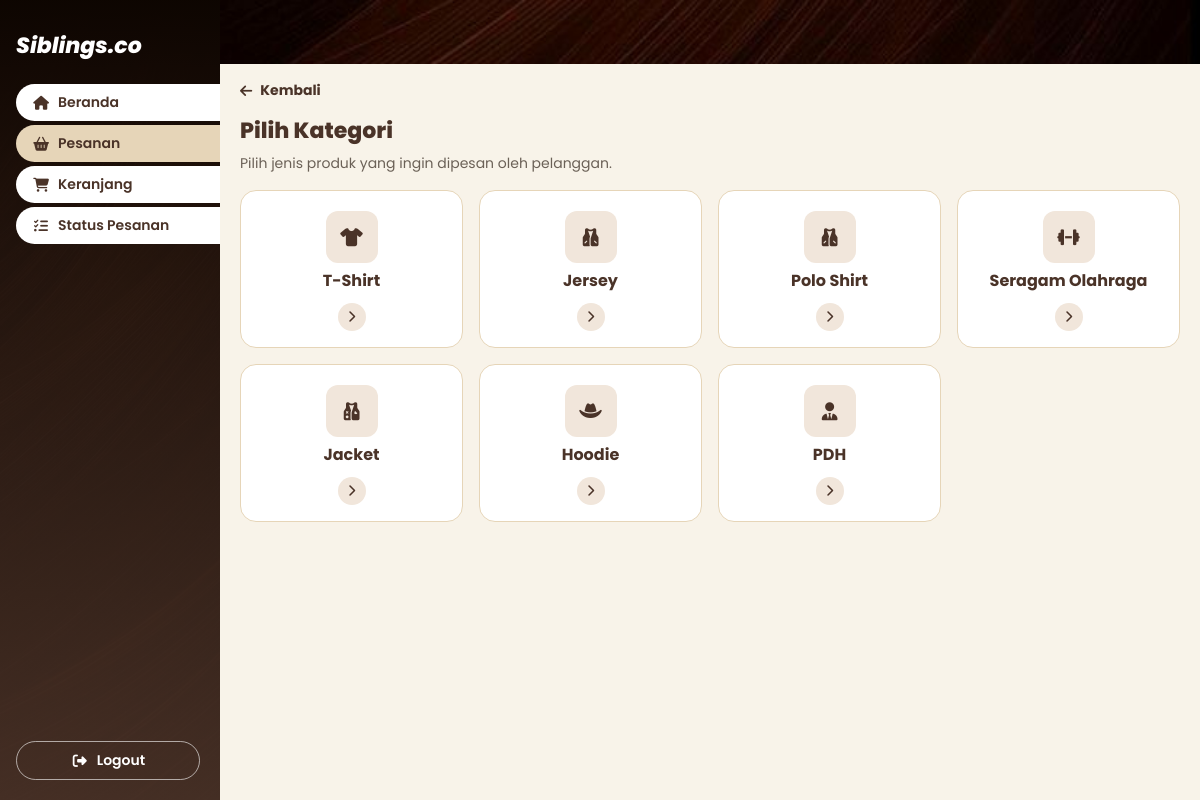
Screenshot of /transactions/categories (signed in) with the database file from the repository.
### tables this page shows
CREATE TABLE `product_categories` (
  `category_id` int NOT NULL,
  `category_name` varchar(100) NOT NULL,
  `is_active` tinyint(1) NOT NULL DEFAULT '1'
);

### app/core/Controller.php (called while the page is built, shortened)
<?php
class Controller
{
    protected function view(string $view, array $data = []): void
    {
        $viewPath = __DIR__ . '/../views/' . str_replace('.', '/', $view) . '.php';
        extract($data, EXTR_SKIP);
        require $viewPath;
    }
}

### app/controllers/TransactionController.php (called while the page is built, shortened)
<?php
class TransactionController extends Controller
{
    private ?TransactionModel $transactions = null;
    public function categories(): void
    {
        $this->view('transaction.select-category', [
            'sidebarRole' => Model::ROLE_KASIR,
            'activeMenu' => 'orders',
            'categories' => $this->transactions()->getCategoriesWithPrices(),
        ]);
    }
    private function transactions(): TransactionModel
    {
        if ($this->transactions === null) {
            $this->transactions = new TransactionModel();
        }
        return $this->transactions;
    }
}

### public/index.php (called while the page is built, shortened)
<?php
require_once __DIR__ . '/../app/core/helpers.php';
require_once __DIR__ . '/../app/core/Model.php';
require_once __DIR__ . '/../app/core/Controller.php';
require_once __DIR__ . '/../app/core/App.php';
require_once __DIR__ . '/../app/controllers/TransactionController.php';
$config = require __DIR__ . '/../app/config/routes.php';
App::run($config['routes'], $config['public'] ?? [], $config['roles'] ?? []);

### app/core/helpers.php (called while the page is built, shortened)
<?php
if (! function_exists('app_base_url')) {
    function app_base_url(): string
    {
        $scriptName = str_replace('\\', '/', $_SERVER['SCRIPT_NAME'] ?? '');
        $base = rtrim(str_replace('/index.php', '', $scriptName), '/');
        return $base === '/' ? '' : $base;
    }
}
if (! function_exists('url')) {
    function url(string $path = ''): string
    {
        $path = '/' . ltrim($path, '/');
        $base = app_base_url();
        if ($path === '/') {
            return $base === '' ? '/' : $base;
        }
        return $base . $path;
    }
}
if (! function_exists('asset')) {
    function asset(string $path): string
    {
        $relative = ltrim($path, '/');
        $baseDir = realpath(__DIR__ . '/../../public/assets');
        $absolute = $baseDir . DIRECTORY_SEPARATOR . str_replace('/', DIRECTORY_SEPARATOR, $relative);
        $version = is_file($absolute) ? filemtime($absolute) : null;
        $url = url('/assets/' . $relative);
        return $version ? $url . '?v=' . $version : $url;
    }
}
if (! function_exists('e')) {
    function e(mixed $value): string
    {
        return htmlspecialchars((string) $value, ENT_QUOTES, 'UTF-8');
    }
}
if (! function_exists('resolve_sidebar_role')) {
    function resolve_sidebar_role(?string $preferred = null, ?string $secondary = null, string $fallback = Model::ROLE_KASIR): string
    {
        $role = $preferred ?? ($secondary ?? $fallback);
        return in_array($role, [Model::ROLE_KASIR, Model::ROLE_OWNER], true) ? $role : $fallback;
    }
}

### app/core/Model.php (called while the page is built, shortened)
<?php
class Model
{
    public function __construct()
    {
        $config = require __DIR__ . '/../config/database.php';
        $dsn = sprintf(
            '%s:host=%s;port=%d;dbname=%s;charset=%s',
            $config['driver'],
            $config['host'],
            $config['port'],
            $config['database'],
            $config['charset']
        );
        $this->db = new PDO(
            $dsn,
            $config['username'],
            $config['password'],
            $config['options']
        );
    }
}

### app/config/database.php (called while the page is built)
<?php
return [
    "driver" => "mysql",
    "host" => "127.0.0.1",
    "port" => 3306,
    "database" => "mifmyho2_D3",
    "username" => "mifmyho2_D3",
    "password" => "@MIF2025",
    "charset" => "utf8mb4",
    "options" => [
        PDO::ATTR_ERRMODE => PDO::ERRMODE_EXCEPTION,
        PDO::ATTR_DEFAULT_FETCH_MODE => PDO::FETCH_ASSOC,
        PDO::ATTR_EMULATE_PREPARES => false,
    ],
];

### app/models/TransactionModel.php (called while the page is built, shortened)
<?php
class TransactionModel extends Model
{
    public function getCategoriesWithPrices(): array
    {
        $stmt = $this->db->prepare('
            SELECT
                pc.category_id,
                pc.category_name,
                MIN(pv.price) AS min_price
            FROM product_categories pc
            LEFT JOIN products p ON p.category_id = pc.category_id AND p.is_active = 1
            LEFT JOIN product_variants pv ON pv.product_id = p.product_id AND pv.is_active = 1
            WHERE pc.is_active = 1
            GROUP BY pc.category_id, pc.category_name
            ORDER BY pc.category_id ASC
        ');
        $stmt->execute();
        return $stmt->fetchAll();
    }
}

### app/views/transaction/select-category.php (the view, shortened to what this page needs)
<?php
$pageStyles = ['transactions.css'];
$formKeyMap = [];
foreach ($categories as $cat) {
    $formKeyMap[strtolower($cat['category_name'])] = strtolower(str_replace(' ', '-', $cat['category_name']));
}
$iconMap = [
    't-shirt'         => 'fa-shirt',
    'jersey'          => 'fa-vest',
    'polo shirt'      => 'fa-vest',
    'seragam olahraga'=> 'fa-dumbbell',
    'jacket'          => 'fa-vest-patches',
    'hoodie'          => 'fa-hat-cowboy',
    'pdh'             => 'fa-user-tie',
];
$defaultIcon = 'fa-shirt';
?>
<!DOCTYPE html>
<html lang="id">
<head>
    <?php include __DIR__ . '/../partials/head.php'; ?>
</head>
<body>
<div class="app-shell">
    <?php
$sidebarRole = $sidebarRole ?? Model::ROLE_KASIR;
$activeMenu  = $activeMenu  ?? 'orders';
include __DIR__ . '/../layouts/sidebar.php';
?>
    <main class="app-main" id="main-content">
        <div class="header-photo" aria-hidden="true"></div>
        <div class="app-content">
            <a href="<?= url('/transactions') ?>" class="btn-back">
                <i class="fas fa-arrow-left" aria-hidden="true"></i> Kembali
            </a>
            <h1>Pilih Kategori</h1>
            <p class="text-muted">Pilih jenis produk yang ingin dipesan oleh pelanggan.</p>
            <div class="category-grid">
                <?php foreach ($categories as $cat):
                    $catLower = strtolower($cat['category_name']);
                    $formKey = $formKeyMap[$catLower] ?? str_replace(' ', '-', $catLower);
                    $icon = $iconMap[$catLower] ?? $defaultIcon;
                ?>
                    <a href="<?= url('/transactions/form/' . $formKey) ?>"
                       class="category-card">
                        <div class="category-card__icon">
                            <i class="fas <?= $icon ?>"></i>
                        </div>
                        <div class="category-card__info">
                            <h3 class="category-card__name"><?= e($cat['category_name']) ?></h3>
                        </div>
                        <i class="fas fa-chevron-right category-card__arrow" aria-hidden="true"></i>
                    </a>
                <?php endforeach; ?>
            </div>
        </div>
    </main>
</div>
</body>
</html>

### app/core/App.php (shortened to what this page needs)
<?php
class App
{
    public static function run(array $routes, array $publicRoutes = [], array $roleMap = []): void
    {
        $path = parse_url($_SERVER['REQUEST_URI'] ?? '/', PHP_URL_PATH) ?: '/';
        $path = '/' . trim($path, '/');
        if (array_key_exists($path, $routes)) {
            [$controllerClass, $method] = $routes[$path];
        }
        if ($method === 'dynamicForm') {
            $controller = new $controllerClass();
            $controller->$method($_GET['category'] ?? '');
        } else {
            $controller = new $controllerClass();
            $controller->$method();
        }
    }
}

### app/views/partials/head.php (shortened to what this page needs)
<?php
$pageStyles = $pageStyles ?? [];
?>
<link rel="stylesheet" href="<?= asset('css/fontawesome.min.css') ?>">
<link rel="stylesheet" href="<?= asset('css/theme.css') ?>">
<link rel="stylesheet" href="<?= asset('css/components.css') ?>">
<?php foreach ($pageStyles as $style): ?>
<link rel="stylesheet" href="<?= asset('css/' . ltrim($style, '/')) ?>">
<?php endforeach; ?>

### app/views/layouts/sidebar.php (shortened to what this page needs)
<?php
$baseUrl = rtrim(url('/'), '/');
$sessionRole = (session_status() === PHP_SESSION_ACTIVE && isset($_SESSION['user']['role']))
    ? $_SESSION['user']['role']
    : null;
$role = resolve_sidebar_role($sidebarRole ?? null, $sessionRole);
$menus = [
    Model::ROLE_KASIR => [
        ['key' => 'dashboard', 'label' => 'Beranda',        'icon' => 'fas fa-home',           'url' => ($baseUrl ?: '') . '/kasir'],
        ['key' => 'orders',    'label' => 'Pesanan',        'icon' => 'fas fa-shopping-basket','url' => ($baseUrl ?: '') . '/transactions/create'],
        ['key' => 'cart',      'label' => 'Keranjang',      'icon' => 'fas fa-shopping-cart',  'url' => ($baseUrl ?: '') . '/transactions/cart'],
        ['key' => 'status',    'label' => 'Status Pesanan', 'icon' => 'fas fa-tasks',          'url' => ($baseUrl ?: '') . '/transactions'],
        ['key' => 'logout',    'label' => 'Logout',         'icon' => 'fas fa-sign-out-alt',   'url' => ($baseUrl ?: '') . '/logout'],
    ],
    Model::ROLE_OWNER => [
        ['key' => 'dashboard', 'label' => 'Beranda',        'icon' => 'fas fa-home',            'url' => ($baseUrl ?: '') . '/owner'],
        ['key' => 'status',    'label' => 'Status Pesanan', 'icon' => 'fas fa-shopping-basket', 'url' => ($baseUrl ?: '') . '/transactions'],
        ['key' => 'products',  'label' => 'Produk',         'icon' => 'fas fa-box',             'url' => ($baseUrl ?: '') . '/products'],
        ['key' => 'finance',   'label' => 'Penjualan',      'icon' => 'fas fa-money-bill',      'url' => ($baseUrl ?: '') . '/finance'],
        ['key' => 'logout',    'label' => 'Logout',         'icon' => 'fas fa-sign-out-alt',    'url' => ($baseUrl ?: '') . '/logout'],
    ],
];
$currentMenu = $activeMenu ?? '';
?>
<aside id="sidebar" class="sidebar" aria-label="Navigasi utama">
    <div class="sidebar__logo logo-container">
        <h2><?= e("Siblings.co") ?></h2>
    </div>
    <nav class="sidebar__nav" aria-label="Menu utama">
        <?php foreach ($menus[$role] as $menu): ?>
            <?php $isActive = $currentMenu === $menu['key']; ?>
            <a
                href="<?= e($menu['url']) ?>"
                class="nav-item<?= $isActive ? ' active' : '' ?>"
                data-key="<?= e($menu['key']) ?>"
                <?= $isActive ? 'aria-current="page"' : '' ?>>
                <i class="<?= e($menu['icon']) ?>" aria-hidden="true"></i>
                <span><?= e($menu['label']) ?></span>
            </a>
        <?php endforeach; ?>
    </nav>
</aside>

### public/assets/css/theme.css (style rules this page uses)
:root { --color-brand-900: #2d1f18; --color-brand-800: #3c2317; --color-brand-700: #4a3328; --color-brand-600: #6b4a3b; --color-brand-500: #8b6650; --color-brand-400: #a3856e; --color-brand-300: #c9b7a6; --color-brand-200: #e6d5b8; --color-brand-100: #f1e6db; --color-brand-50: #faf8f5; --color-surface: #ffffff; --color-bg: #f8f3e9; --color-bg-soft: #fdfaf7; --color-text: #2c1a12; --color-text-soft: #4a3328; --color-text-muted: #6b6157; --color-text-on-brand: #ffffff; --color-accent: #79b473; --color-accent-dark: #5d8e58; --color-info: #0284c7; --color-info-strong: #075985; --color-info-bg: #e0f2fe; --color-info-border: #bae6fd; --color-success: #16a34a; --color-success-strong:#1b5e20; --color-success-bg: #e8f5e9; --color-success-border:#a5d6a7; --color-warning: #d97706; --color-warning-strong:#6d4c41; --color-warning-bg: #fff8e1; --color-warning-border:#ffe082; --color-danger: #dc2626; --color-danger-strong: #b91c1c; --color-danger-deep: #8a1c1c; --color-danger-bg: #fee2e2; --color-danger-bg-strong: #fecaca; --color-danger-border: #f5c2c7; --color-pending: #b45309; --color-pending-bg: #fff4d6; --color-border: #e6d5b8; --color-border-soft: #f1e6db; --color-border-strong: #4a3328; --color-whatsapp: #25d366; --color-overlay: rgba(0, 0, 0, 0.4); --color-focus-ring: rgba(74, 51, 40, 0.18); --radius-xs: 6px; --radius-sm: 8px; --radius-md: 12px; --radius-lg: 16px; --radius-xl: 20px; --radius-2xl: 28px; --radius-3xl: 32px; --radius-pill: 999px; --space-0-5: 2px; --space-1: 4px; --space-1-5: 6px; --space-2: 8px; --space-3: 12px; --space-4: 16px; --space-5: 20px; --space-6: 24px; --space-7: 28px; --space-8: 32px; --space-9: 36px; --space-10: 40px; --space-11: 44px; --space-12: 48px; --space-14: 56px; --space-16: 64px; --shadow-sm: 0 1px 2px rgba(15, 6, 1, 0.05); --shadow-md: 0 4px 12px rgba(74, 51, 40, 0.08); --shadow-lg: 0 10px 25px rgba(74, 51, 40, 0.12); --shadow-xl: 0 20px 50px rgba(15, 6, 1, 0.18); --font-sans: "Poppins", "Segoe UI", system-ui, -apple-system, sans-serif; --font-display: "Poppins", "Segoe UI", system-ui, sans-serif; --font-mono: ui-monospace, "Cascadia Mono", "SF Mono", "Menlo", "Consolas", "Courier New", monospace; --fs-2xs: 10px; --fs-xs: 12px; --fs-sm: 13px; --fs-md: 14px; --fs-base: 15px; --fs-lg: 16px; --fs-xl: 18px; --fs-2xl: 22px; --fs-3xl: 28px; --fs-4xl: 32px; --fs-5xl: 40px; --fs-6xl: 48px; --fs-7xl: 56px; --fw-regular: 400; --fw-medium: 500; --fw-semibold: 600; --fw-bold: 700; --fw-extrabold: 800; --lh-tight: 1.25; --lh-base: 1.5; --sidebar-width: 220px; --header-photo-height: 64px; --content-padding-x: 20px; --content-padding-y: 16px; --content-max-width: 1280px; --transition-fast: 150ms ease; --transition-base: 250ms ease; --z-dropdown: 100; --z-sticky: 200; --z-sidebar: 100; --z-overlay: 900; --z-modal: 1000; --z-toast: 1100; }
*, *::before, *::after { box-sizing: border-box; }
* { margin: 0; padding: 0; }
html { -webkit-text-size-adjust: 100%; text-size-adjust: 100%; color-scheme: light; touch-action: manipulation; scroll-padding-top: var(--header-photo-height, 64px); }
html, body { min-height: 100%; }
body { font-family: var(--font-sans); font-size: var(--fs-md); line-height: var(--lh-base); color: var(--color-text); background-color: var(--color-bg); -webkit-font-smoothing: antialiased; -moz-osx-font-smoothing: grayscale; -webkit-tap-highlight-color: transparent; }
a { color: var(--color-brand-700); text-decoration: none; }
h1 { font-family: var(--font-display); font-size: var(--fs-2xl); font-weight: var(--fw-extrabold); color: var(--color-text-soft); line-height: var(--lh-tight); text-wrap: balance; scroll-margin-top: calc(var(--header-photo-height, 64px) + var(--space-3)); }
h2 { font-family: var(--font-display); font-size: var(--fs-xl); font-weight: var(--fw-bold); color: var(--color-text-soft); line-height: var(--lh-tight); text-wrap: balance; scroll-margin-top: calc(var(--header-photo-height, 64px) + var(--space-3)); }
h3 { font-family: var(--font-display); font-size: var(--fs-lg); font-weight: var(--fw-bold); color: var(--color-text-soft); line-height: var(--lh-tight); text-wrap: balance; scroll-margin-top: calc(var(--header-photo-height, 64px) + var(--space-3)); }
:where(a, button, input, select, textarea, summary, [tabindex]):focus { outline: none; }
:where(a, button, input, select, textarea, summary, [tabindex]):focus-visible { outline: 2px solid var(--color-brand-700); outline-offset: 2px; }

### rows the page displays
product_categories: category_name "T-Shirt"
product_categories: category_name "Jersey"
product_categories: category_name "Polo Shirt"
product_categories: category_name "Seragam Olahraga"
product_categories: category_name "Jacket"
product_categories: category_name "Hoodie"
product_categories: category_name "PDH"

### other values shown
$menu['label'] "Beranda"
$menu['label'] "Pesanan"
$menu['label'] "Keranjang"
$menu['label'] "Status Pesanan"
$menu['label'] "Logout"
